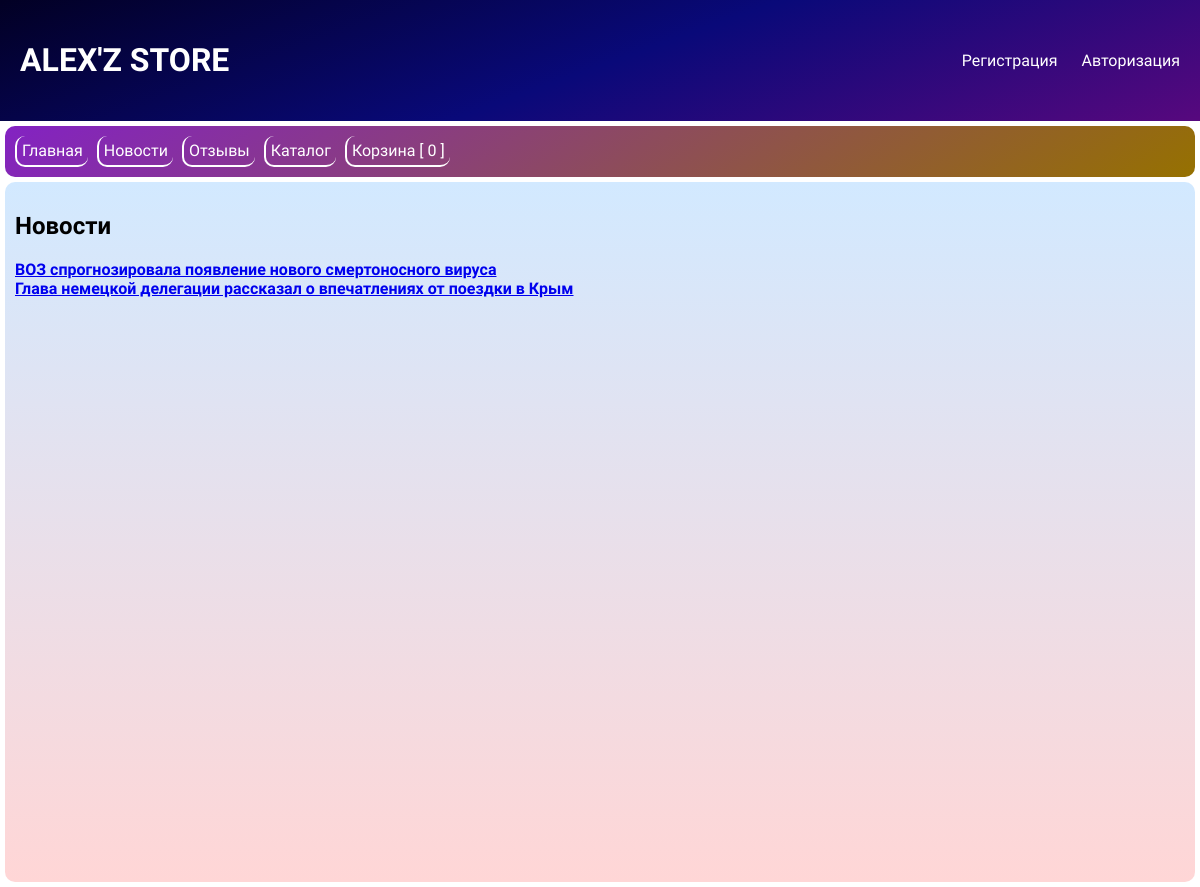
Page /news on the committed database.
### tables this page shows
CREATE TABLE `news` (
  `id` int NOT NULL,
  `title` varchar(255) NOT NULL,
  `text` text NOT NULL,
  `categoty_id` int NOT NULL,
  `views` int NOT NULL DEFAULT '0'
);

### engine/db.php (called while the page is built, shortened)
<?php
function getDb() {
    static $db = null;
    if (is_null($db)) {
        $db = @mysqli_connect(HOST, USER, PASS, DB) or die("Could not connect: " . mysqli_connect_error());
    }
    return $db;
}
function getAssocResult($sql) {
    $result = @mysqli_query(getDb(), $sql) or die(mysqli_error(getDb()));
    $array_result = [];
    while ($row = $result->fetch_assoc()) {
        $array_result[] = $row;
    }
    return $array_result;
}

### engine/news.php (called while the page is built, shortened)
<?php
function getNews() {
    return getAssocResult("SELECT * FROM news");
}

### engine/controller.php (called while the page is built, shortened)
<?php
function prepareVariables($page, $action = ""){
    $params = [];
    $params['allow'] = false;
    $params['reg_form_show'] = false;
    $params['logIn_form_show'] = false;
    $session_id = session_id();
    $params['count_inCart'] = countInCart($session_id);
    switch ($page) {
        case 'news':
            $params['news'] = getNews();
            break;
    }
return $params;
}

### templates/news.php (the view)
<h2>Новости</h2>
<?php foreach ($news as $item):?>
    <div>
        <a href="/newsone/?id=<?=$item['id']?>"><b><?=$item['title']?></b></a>
    </div>
<? endforeach;?>

### public/style.css (style rules this page uses)
body,html { margin: 0; padding: 0; font-family: 'Comfortaa', cursive; }
a { transition: 0.2s; }

### rows in the picture
news: title "ВОЗ спрогнозировала появление нового смертоносного вируса"
news: title "Глава немецкой делегации рассказал о впечатлениях от поездки в Крым"

### other values in the picture
$count_inCart "0"
